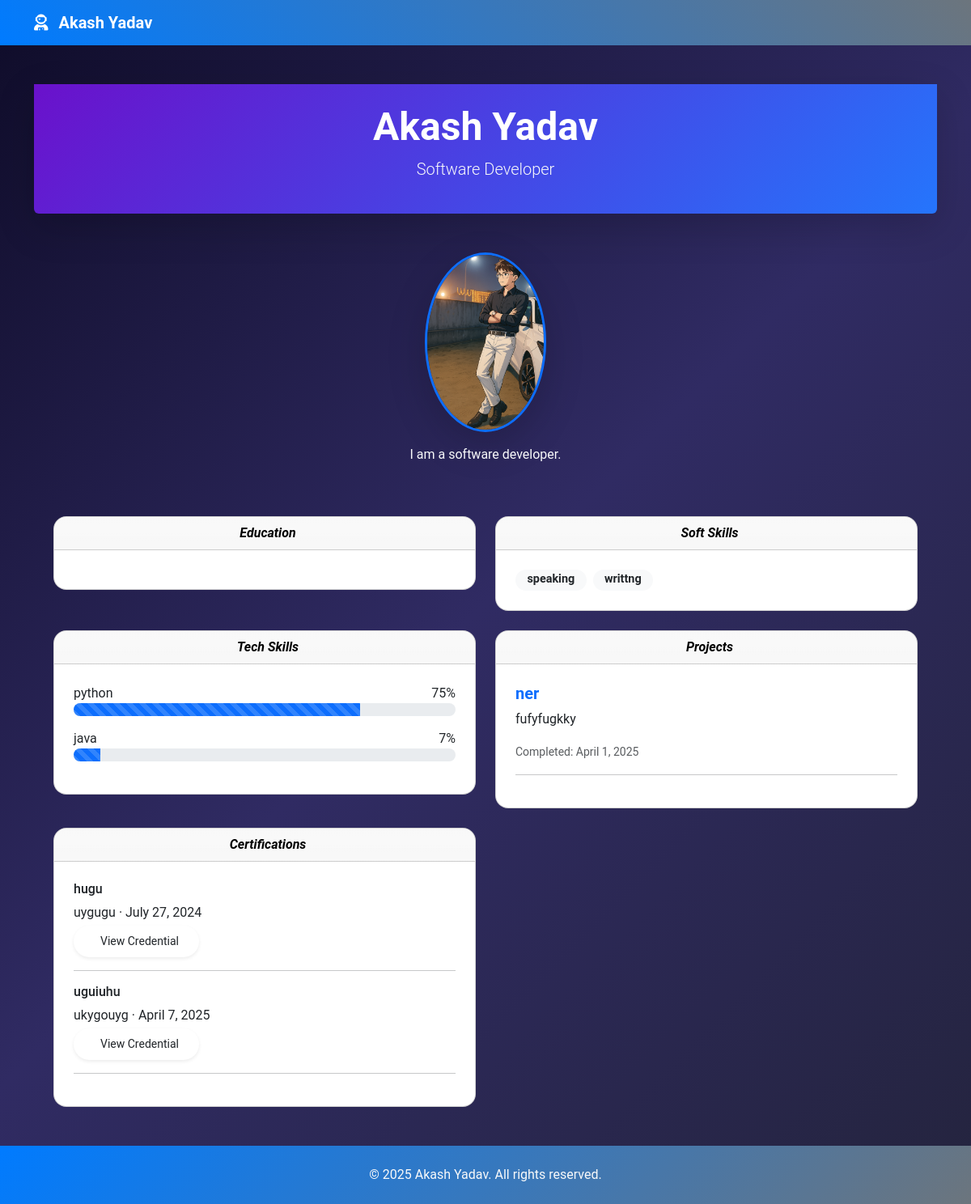
The page / on the database its author committed.
### portfolio_app/models.py (models this page shows)
class Profile(models.Model):
    name = models.CharField(max_length=100)
    photo = models.ImageField(upload_to='photos/')
    tagline = models.CharField(max_length=200, blank=True)
    bio = models.TextField(blank=True)

class SoftSkill(models.Model):
    name = models.CharField(max_length=50)

class TechSkill(models.Model):
    name = models.CharField(max_length=50)
    proficiency = models.PositiveSmallIntegerField(default=75, help_text="Percentage")

class Project(models.Model):
    title = models.CharField(max_length=200)
    description = models.TextField()
    link = models.URLField(blank=True)
    completed_date = models.DateField()

class Certification(models.Model):
    title = models.CharField(max_length=200)
    issuer = models.CharField(max_length=200)
    date_obtained = models.DateField()
    credential_url = models.URLField(blank=True)

### portfolio_app/views.py (the view)
# urls.py: urlpatterns = [path('', index, name='home')]
def index(request):
    context = {
        'profile': Profile.objects.first(),
        'education_list': Education.objects.all(),
        'soft_skills': SoftSkill.objects.all(),
        'tech_skills': TechSkill.objects.all(),
        'projects': Project.objects.order_by('-completed_date'),
        'certifications': Certification.objects.all(),
    }
    return render(request, 'portfolio_app/index.html', context)

### portfolio_app/context_processors.py (called while the page is built)
def site_settings(request):
    settings = SiteSettings.objects.first()
    return {
        'primary_color': settings.primary_color if settings else '#007bff',
        'secondary_color': settings.secondary_color if settings else '#6c757d',
        'resume_url': settings.resume.url if settings and settings.resume else None,
    }

### portfolio_app/templates/portfolio_app/index.html (shortened to what this page needs)
{% extends 'portfolio_app/base.html' %}
{% block content %}
<div class="min-vh-100 bg-futuristic d-flex flex-column align-items-center justify-content-center">
  <header class="w-100 text-center py-4 mb-5 rounded-bottom shadow-lg" style="background: linear-gradient(135deg, #6a11cb, #2575fc);">
    <h1 class="display-4 fw-bold text-white">{{ profile.name }}</h1>
    <p class="lead text-light">{{ profile.tagline }}</p>
  </header>
  <div class="text-center mb-5">
    <img src="{{ profile.photo.url }}"
         class="rounded-circle shadow-lg tilt-effect border border-3 border-primary"
         width="150"
         alt="Profile photo">
    <p class="fs-6 text-light mt-3">{{ profile.bio }}</p>
  </div>
  <div class="container-fluid px-4">
    <div class="row gx-4 gy-4">
      <div class="col-md-6">
        <div class="card card-hover-futuristic rounded-4 overflow-hidden">
            <div class="card-header bg-gradient text-black fw-bold fst-italic rounded-top-4 d-flex justify-content-center align-items-center">
                 Education
          </div>
          <div class="card-body p-4">
          </div>
        </div>
      </div>
      <div class="col-md-6">
        <div class="card card-hover-futuristic rounded-4 overflow-hidden">
            <div class="card-header bg-gradient text-black fw-bold fst-italic rounded-top-4 d-flex justify-content-center align-items-center">
                 Soft Skills
          </div>
          <div class="card-body p-4 d-flex flex-wrap gap-2">
            {% for skill in soft_skills %}
              <span class="badge bg-light text-dark rounded-pill">{{ skill.name }}</span>
            {% endfor %}
          </div>
        </div>
      </div>
      <div class="col-md-6">
        <div class="card card-hover-futuristic rounded-4 overflow-hidden">
            <div class="card-header bg-gradient text-black fw-bold fst-italic rounded-top-4 d-flex justify-content-center align-items-center">
                 Tech Skills
          </div>
          <div class="card-body p-4">
            {% for tech in tech_skills %}
              <div class="mb-3">
                <div class="d-flex justify-content-between align-items-center">
                  <span>{{ tech.name }}</span>
                  <span>{{ tech.proficiency }}%</span>
                </div>
                <div class="progress rounded-pill">
                  <div class="progress-bar progress-bar-striped progress-bar-animated"
                       role="progressbar"
                       style="width: {{ tech.proficiency }}%; background-color: var(--bs-primary);"></div>
                </div>
              </div>
            {% endfor %}
          </div>
        </div>
      </div>
      <div class="col-md-6">
        <div class="card card-hover-futuristic rounded-4 overflow-hidden">
            <div class="card-header bg-gradient text-black fw-bold fst-italic rounded-top-4 d-flex justify-content-center align-items-center">
                 Projects
          </div>
          <div class="card-body p-4">
            {% for proj in projects %}
              <h5><a href="{{ proj.link }}" class="text-decoration-none text-primary fw-semibold" target="_blank">{{ proj.title }}</a></h5>
              <p>{{ proj.description }}</p>
              <small class="text-muted">Completed: {{ proj.completed_date }}</small>
              <hr>
            {% endfor %}
          </div>
        </div>
      </div>
      <div class="col-md-6">
        <div class="card card-hover-futuristic rounded-4 overflow-hidden">
            <div class="card-header bg-gradient text-black fw-bold fst-italic rounded-top-4 d-flex justify-content-center align-items-center">
                 Certifications
          </div>
          <div class="card-body p-4">
            {% for cert in certifications %}
              <h6>{{ cert.title }}</h6>
              <p class="mb-1">{{ cert.issuer }} &middot; {{ cert.date_obtained }}</p>
              {% if cert.credential_url %}
              <a href="{{ cert.credential_url }}"
                class="btn btn-sm btn-futuristic rounded-pill px-4 py-2 shadow-sm"
                target="_blank">
                 View Credential
              </a>
           {% endif %}
              <hr>
            {% endfor %}
          </div>
        </div>
      </div>
    </div>
  </div>
</div>
{% endblock %}

### portfolio_app/templates/portfolio_app/base.html (shortened to what this page needs)
{% load static %}
<!DOCTYPE html>
<html lang="en">
<head>
  <link href="https://cdn.jsdelivr.net/npm/bootstrap@5.3.0/dist/css/bootstrap.min.css" rel="stylesheet">
  <link href="{% static 'portfolio_app/css/custom.css' %}" rel="stylesheet">
  <link href="https://cdnjs.cloudflare.com/ajax/libs/font-awesome/6.0.0-beta3/css/all.min.css" rel="stylesheet">
</head>
<body>
  <nav class="navbar navbar-expand-lg navbar-dark navbar-custom">
    <div class="container">
      <a class="navbar-brand fw-bold" href="#">
        <i class="fas fa-user-astronaut me-2"></i> {{ profile.name }}
      </a>
    </div>
  </nav>
  <main class="container py-5">
    {% block content %}{% endblock %}
  </main>
  <footer class="text-center text-light py-4" style="background: linear-gradient(135deg, var(--primary), var(--secondary));">
    <p class="mb-0">© {{ current_year|default:'2025' }} {{ profile.name }}. All rights reserved.</p>
  </footer>
</body>
</html>

### portfolio_app/static/portfolio_app/custom.css (style rules this page uses)
body { margin: 0; padding: 0; min-height: 100vh; background: linear-gradient(135deg, #619cf4, #f073f2); font-family: sans-serif; }

### rows shown on the page
Profile: name "Akash Yadav", tagline "Software Developer", photo (picture), bio "I am a software developer."
SoftSkill: name "speaking"
SoftSkill: name "writtng"
TechSkill: name "python", proficiency "75"
TechSkill: name "java", proficiency "7"
Project: title "ner", description "fufyfugkky", completed_date "April 1, 2025"
Certification: title "hugu", issuer "uygugu", date_obtained "July 27, 2024"
Certification: title "uguiuhu", issuer "ukygouyg", date_obtained "April 7, 2025"

### other values the page prints
{{ current_year|default:'2025' }} "2025"
